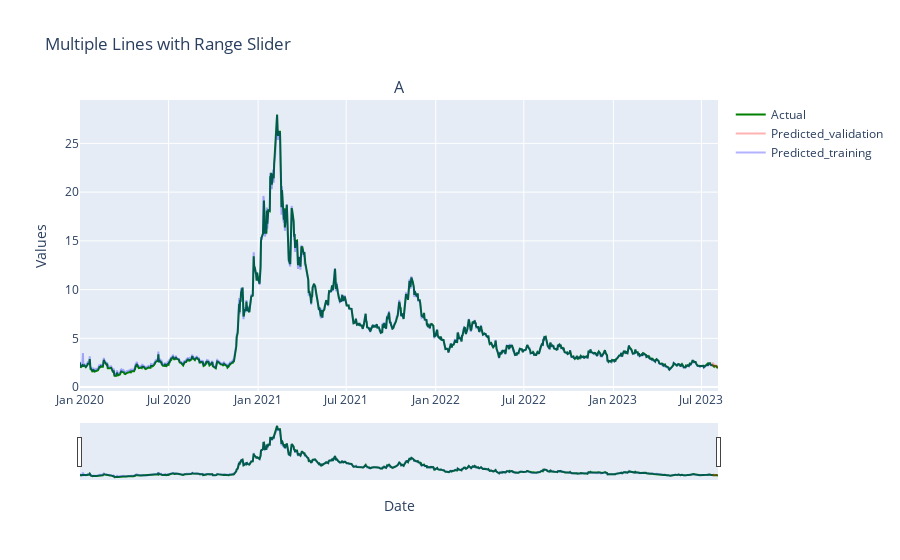

The cell this chart's notebook holds for it:
### Markdown cell above
Now we plot the actual train and test data, as well as the predicted train and test data.

### Code cell
# Obtain dates for each set
x_ = list(df.index)
x_train = x_[:(len(predictions_train)+1)]
x_valid = x_[-n_test:]

# Create a subplot with a rangeslider
fig = make_subplots(rows=1, 
                    cols=1,
                    shared_xaxes=True, 
                    vertical_spacing=0.02, 
                    subplot_titles=("Actual vs Predicted Values at Close"))

# Add traces for each line
fig.add_trace(go.Scatter(x=x_, y=df['close'], opacity = 1.0,
                         mode='lines', 
                         name='Actual', line=dict(color='green')))
fig.add_trace(go.Scatter(x=x_valid, y=predictions, opacity = 0.3,
                         mode='lines', 
                         name='Predicted_validation', line=dict(color='red')))
fig.add_trace(go.Scatter(x=x_train, y=predictions_train, opacity = 0.3,
                         mode='lines', 
                         name='Predicted_training', line=dict(color='blue')))

# Set the layout properties
fig.update_layout(title='Multiple Lines with Range Slider',
                  xaxis_title='Date',
                  yaxis_title='Values',
                  xaxis_rangeslider_visible=True)

# Show the plot
fig.show()

### Figure 1 — Plotly figure (JSON) as saved in the notebook; plotly's stock layout.template omitted (floating-point values rounded to 4 significant figures; data arrays with more than 128 entries replaced by an {"elided": "..."} marker saying what was removed)
{"data": [{"line": {"color": "green"}, "mode": "lines", "name": "Actual", "opacity": 1, "type": "scatter", "x": {"elided": "938 str values"}, "y": {"elided": "938 float values"}}, {"line": {"color": "red"}, "mode": "lines", "name": "Predicted_validation", "opacity": 0.3, "type": "scatter", "x": ["2023-07-24T00:00:00", "2023-07-25T00:00:00", "2023-07-26T00:00:00", "2023-07-27T00:00:00", "2023-07-28T00:00:00", "2023-07-31T00:00:00", "2023-08-01T00:00:00", "2023-08-02T00:00:00", "2023-08-03T00:00:00", "2023-08-04T00:00:00"], "y": [2.533, 2.098, 2.397, 2.107, 2.208, 2.203, 2.152, 2.146, 1.999, 2.155]}, {"line": {"color": "blue"}, "mode": "lines", "name": "Predicted_training", "opacity": 0.3, "type": "scatter", "x": {"elided": "930 str values"}, "y": {"elided": "929 float values"}}], "layout": {"annotations": [{"font": {"size": 16}, "showarrow": false, "text": "A", "x": 0.5, "xanchor": "center", "xref": "paper", "y": 1, "yanchor": "bottom", "yref": "paper"}], "title": {"text": "Multiple Lines with Range Slider"}, "xaxis": {"anchor": "y", "domain": [0, 1], "rangeslider": {"visible": true}, "title": {"text": "Date"}}, "yaxis": {"anchor": "x", "domain": [0, 1], "title": {"text": "Values"}}}}
